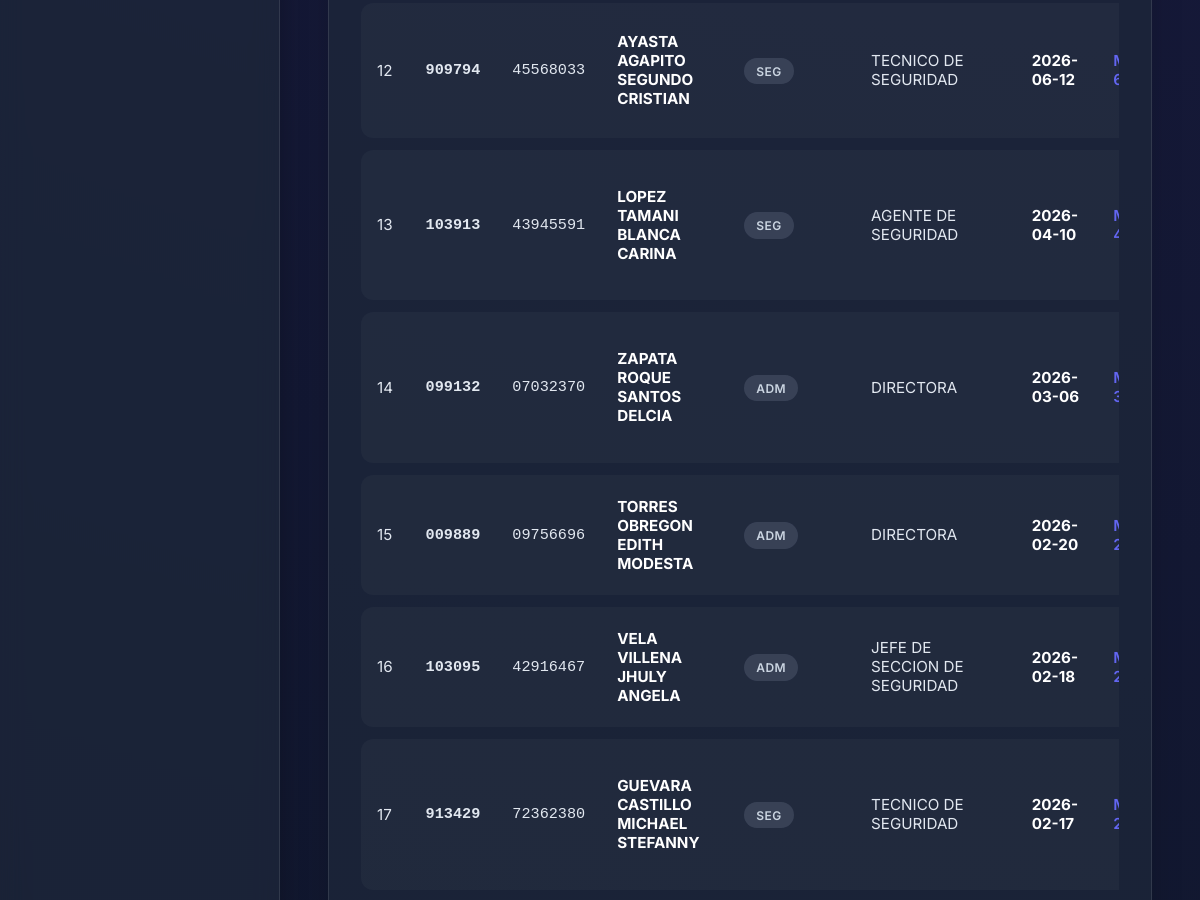
/vacaciones/desplazados (middle part), run on an earlier commit of the app's database.
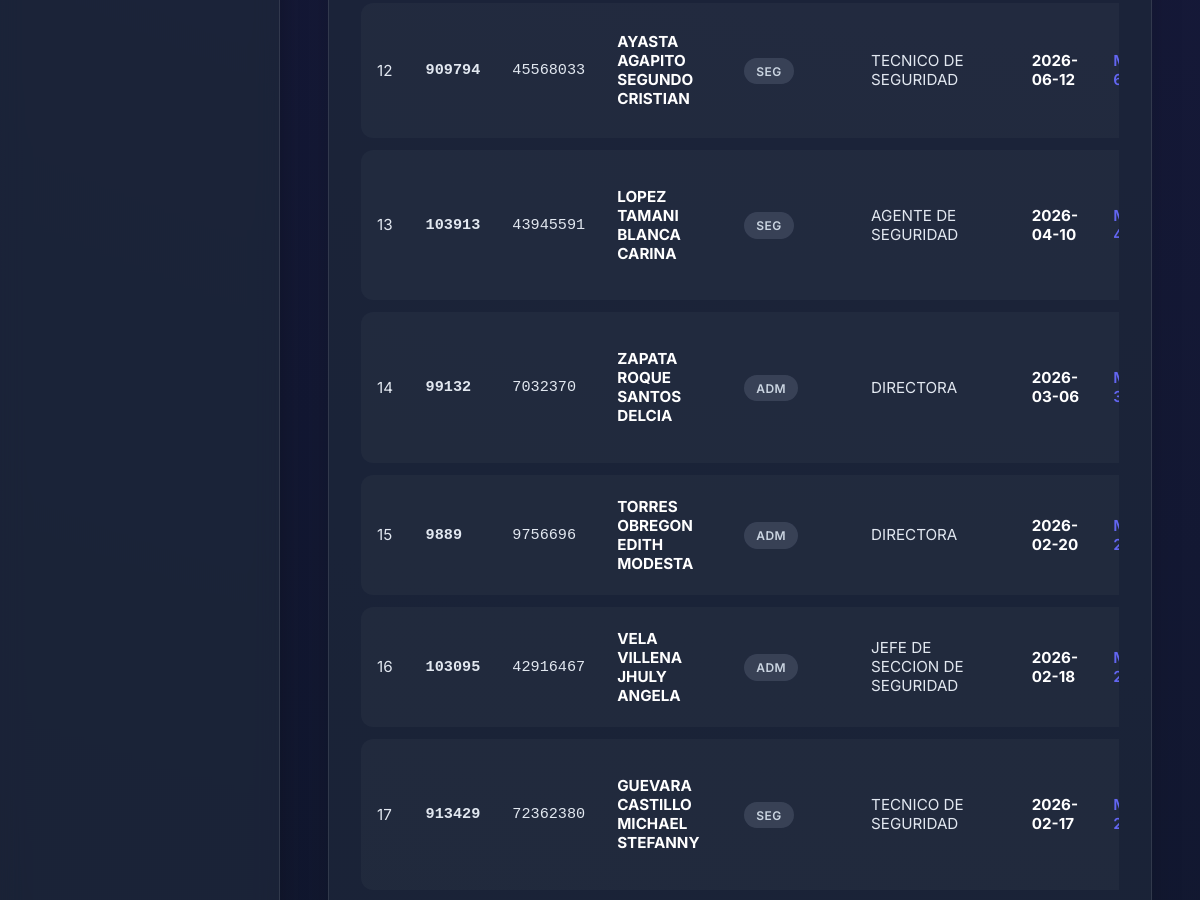
And on a later commit of the database.
### tables this page shows
CREATE TABLE reporte_desplazamientos (
    id_desplazamiento INTEGER PRIMARY KEY AUTOINCREMENT,
    id_reporte INTEGER NOT NULL,
    id_empleado INTEGER NOT NULL,
    id_establecimiento_origen INTEGER,
    id_establecimiento_destino INTEGER,
    area VARCHAR(100),
    cargo_funcion VARCHAR(100),
    fecha_desplazamiento DATE,
    documento_resolucion VARCHAR(250),
    observaciones TEXT,
    FOREIGN KEY (id_reporte) REFERENCES reportes_cierre_mensual(id_reporte) ON DELETE CASCADE,
    FOREIGN KEY (id_empleado) REFERENCES empleados(id_empleado),
    FOREIGN KEY (id_establecimiento_origen) REFERENCES establecimientos(id_establecimiento),
    FOREIGN KEY (id_establecimiento_destino) REFERENCES establecimientos(id_establecimiento)
);

CREATE TABLE empleados (
    id_empleado INTEGER PRIMARY KEY AUTOINCREMENT,
    codigo_servidor VARCHAR(20) UNIQUE NOT NULL, -- Ej: '099132', '103097'
    dni VARCHAR(15) UNIQUE,                      -- DNI (8 dígitos)
    apellidos_nombres VARCHAR(200) NOT NULL,
    created_at TIMESTAMP DEFAULT CURRENT_TIMESTAMP
, grupo_guardia_default INTEGER DEFAULT 1, sexo TEXT, fecha_nacimiento DATE, correo TEXT, id_regimen INTEGER, regimen_nombre TEXT, nivel TEXT, cargo_estructural TEXT, estado_laboral TEXT, modalidad_laboral TEXT, direccion_oficina TEXT, jefatura_area TEXT, cargo_funcion TEXT, area_clasificacion TEXT, horario_laboral TEXT, fecha_ingreso_eepp DATE, resolucion_documento TEXT, observaciones TEXT, fecha_ingreso_inpe DATE);

### app/modules/vacaciones/router.py (the view)
@router.get("/desplazados", response_class=HTMLResponse)
async def ver_desplazados(request: Request):
    from app.modules.vacaciones.repository import VacacionesRepository
    desplazados = VacacionesRepository.get_reporte_desplazados()
    return templates.TemplateResponse(
        request=request,
        name="vacaciones/desplazados.html",
        context={
            "desplazados": desplazados,
            "total": len(desplazados)
        }
    )

### app/templates/vacaciones/desplazados.html (shortened to what this page needs)
{% extends "base.html" %}
{% block content %}
<div style="display: flex; flex-direction: column; gap: 1.5rem;">
    <div class="table-container">
        <div style="overflow-x: auto; margin-top: 1rem;">
            <table class="data-table">
                <tbody>
                    {% for d in desplazados %}
                    <tr>
                        <td>{{ loop.index }}</td>
                        <td style="font-family: monospace; font-weight: 700;">{{ d.codigo_servidor }}</td>
                        <td style="font-family: monospace;">{{ d.dni or '-' }}</td>
                        <td style="font-weight: 700; color: #fff;">{{ d.apellidos_nombres }}</td>
                        <td><span class="badge badge-neutral">{{ d.area }}</span></td>
                        <td>{{ d.cargo_funcion }}</td>
                        <td style="font-weight: 700; color: #fff;">{{ d.fecha_desplazamiento }}</td>
                        <td>
                            <a href="/asistencia/llenado-2026?mes={{ d.mes }}&tab=desplazamientos" style="color: var(--primary); text-decoration: none; font-weight: 600;">
                            </a>
                        </td>
                    </tr>
                    {% else %}
                    <tr>
                        <td colspan="9" style="text-align: center; color: var(--text-muted); padding: 3rem;">
                            No se registran servidores desplazados a la fecha.
                        </td>
                    </tr>
                    {% endfor %}
                </tbody>
            </table>
        </div>
    </div>
</div>
{% endblock %}

### app/templates/base.html (shortened to what this page needs)
<!DOCTYPE html>
<html lang="es">
<head>
    <link rel="stylesheet" href="https://cdnjs.cloudflare.com/ajax/libs/font-awesome/6.4.0/css/all.min.css">
    <link rel="stylesheet" href="/static/premium.css">
</head>
<body>
    <aside class="sidebar">
    </aside>
    <div class="main-content">
        <main class="dashboard">
            {% block content %}{% endblock %}
        </main>
    </div>
</body>
</html>

### app/static/premium.css (style rules this page uses)
:root { --primary: #6366f1; --primary-hover: #4f46e5; --secondary: #10b981; --bg-dark: #0f172a; --bg-panel: rgba(30, 41, 59, 0.7); --text-main: #f8fafc; --text-muted: #94a3b8; --border-color: rgba(255, 255, 255, 0.1); --danger: #ef4444; --warning: #f59e0b; }
* { margin: 0; padding: 0; box-sizing: border-box; font-family: 'Inter', system-ui, sans-serif; }
body { background: radial-gradient(circle at top right, #1e1b4b, #0f172a); color: var(--text-main); min-height: 100vh; display: flex; overflow-x: hidden; }
.sidebar { width: 280px; background: var(--bg-panel); backdrop-filter: blur(12px); -webkit-backdrop-filter: blur(12px); border-right: 1px solid var(--border-color); display: flex; flex-direction: column; padding: 2rem 1.5rem; box-shadow: 4px 0 24px rgba(0,0,0,0.2); z-index: 10; }
.main-content { flex: 1; display: flex; flex-direction: column; height: 100vh; overflow-y: auto; }
.dashboard { padding: 0 3rem 3rem; animation: fadeIn 0.8s ease-out forwards; }
.table-container { background: var(--bg-panel); backdrop-filter: blur(10px); border: 1px solid var(--border-color); border-radius: 20px; padding: 2rem; box-shadow: 0 8px 32px rgba(0,0,0,0.15); }
.data-table { width: 100%; border-collapse: separate; border-spacing: 0 0.75rem; }
.data-table tr td:first-child { border-top-left-radius: 12px; border-bottom-left-radius: 12px; }
.badge { padding: 0.35rem 0.75rem; border-radius: 999px; font-size: 0.75rem; font-weight: 600; text-transform: uppercase; letter-spacing: 0.5px; }
.badge-neutral { background: rgba(148, 163, 184, 0.2); color: #cbd5e1; }

What changed in the data, as far as the page shows it:
changed through a linked row, reporte_desplazamientos "ZAPATA ROQUE SANTOS DELCIA": codigo_servidor "099132" → "99132"; dni "07032370" → "7032370"
changed through a linked row, reporte_desplazamientos "TORRES OBREGON EDITH MODESTA": codigo_servidor "009889" → "9889"; dni "09756696" → "9756696"
